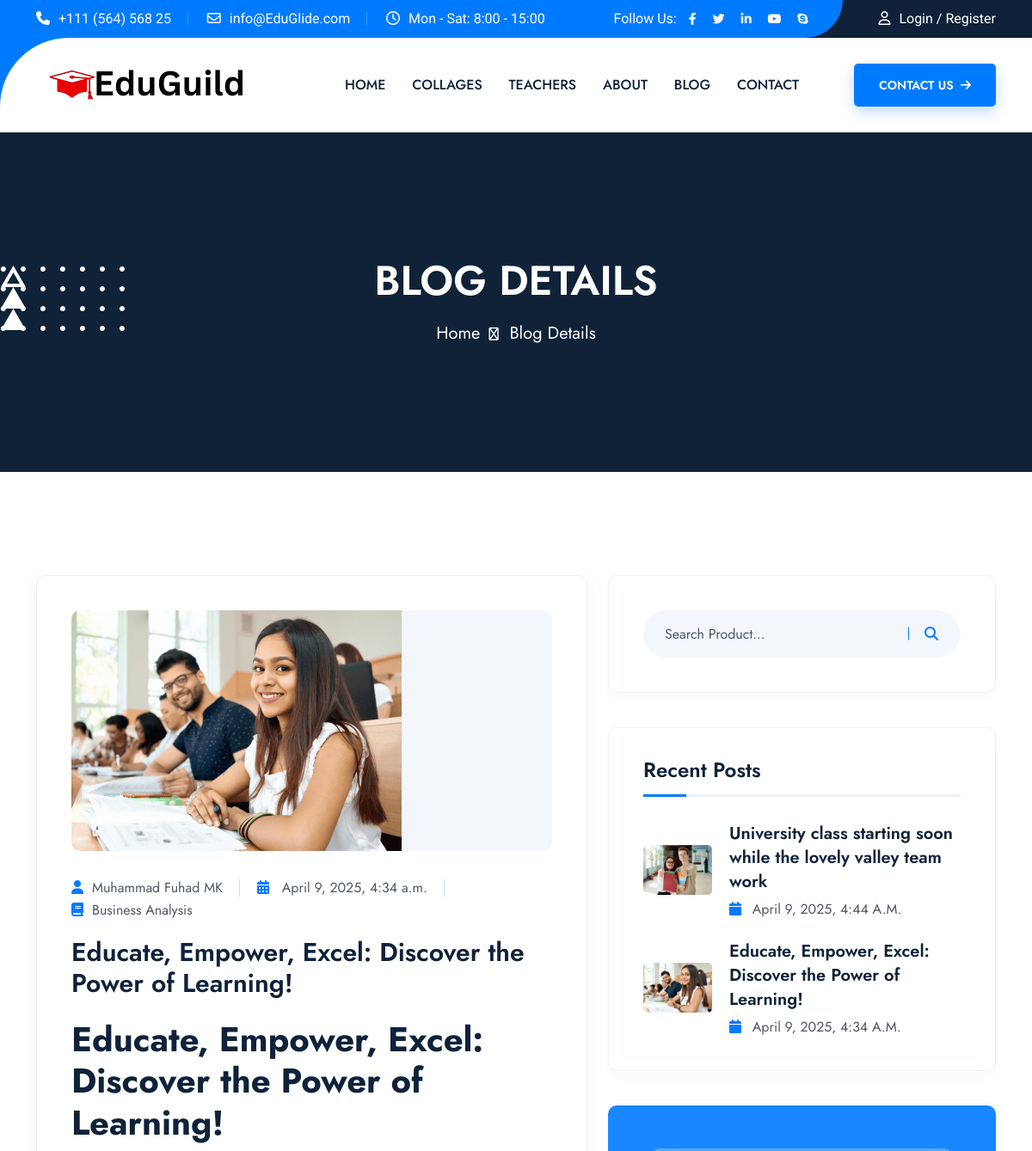
The page /blog/educate-empower-excel-discover-the-power-of-learning/ (upper part) on the database as committed earlier.
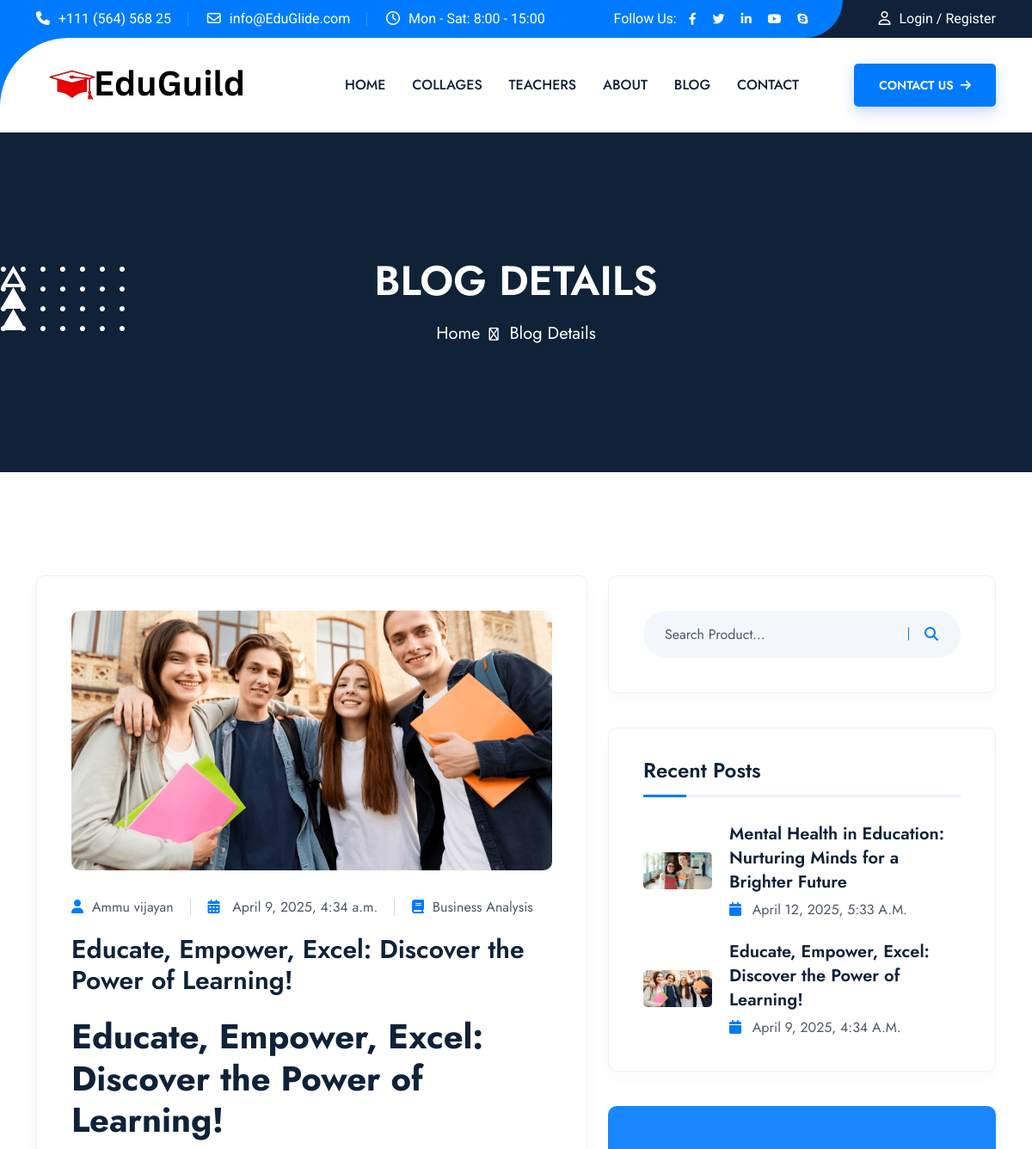
The same page on the database as committed later.
### collages/models.py (models this page shows, shortened)
class Blog(models.Model):
    author = models.CharField(max_length=100, help_text="Author of the blog post")
    title = models.CharField(max_length=200)
    slug = models.SlugField(max_length=200, unique=True, help_text="Unique URL-friendly identifier for the blog post")
    content = CKEditor5Field(config_name='extends')
    image = models.ImageField(upload_to='blogs/', blank=True, null=True)
    created_at = models.DateTimeField(auto_now_add=True)
    updated_at = models.DateTimeField(auto_now=True)
    class Meta:
        ordering = ['-created_at']
        verbose_name = 'Blog Post'
        verbose_name_plural = 'Blog Posts'

### admission_app/views.py (the view)
# urls.py: path('blog/<slug:slug>/', BlogDetailsView.as_view(), name='blog_detail'),
class BlogDetailsView(TemplateView):
    template_name = 'blog-details.html'
    context_object_name = 'blog'
    def get_context_data(self, **kwargs):
        context = super().get_context_data(**kwargs)
        slug = self.kwargs.get("slug")
        blog = get_object_or_404(Blog, slug=slug)
        context[self.context_object_name] = blog
        context['blogs'] = Blog.objects.all()  # Get all blogs for sidebar or related posts
        context['page_title'] = "Blog Details"
        return context

### templates/blog-details.html (shortened to what the changed rows need)
<!doctype html>
{% load static %}
<html class="no-js" lang="zxx">
<head>
    <link rel="stylesheet" href="https://cdnjs.cloudflare.com/ajax/libs/font-awesome/6.4.0/css/all.min.css">
    <link rel="stylesheet" href="{% static 'assets/css/app.min.css' %}">
    <link rel="stylesheet" href="{% static 'assets/css/style.css' %}">
</head>
<body>
    <div class="breadcumb-wrapper" data-bg-src="{% static 'assets/img/bg/breadcumb-bg.jpg' %}" data-overlay="title"
        data-opacity="8">
        <div class="container">
            <div class="breadcumb-content text-center">
                <h1 class="breadcumb-title">Blog Details</h1>
            </div>
        </div>
    </div>
    <section class="th-blog-wrapper blog-details space-top space-extra2-bottom">
        <div class="container">
            <div class="row gx-30">
                <div class="col-xxl-8 col-lg-7">
                    <div class="th-blog blog-single">
                        <div class="blog-img"><img src="{{ blog.image.url }}" alt="Blog Image">
                        </div>
                        <div class="blog-content">
                            <div class="blog-meta"><a class="author" href="{% url 'blog'  %}"><i
                                        class="fas fa-user"></i>{{ blog.author }}</a> <a href="{% url 'blog' %}"><i
                                        class="fas fa-light fa-calendar-days"></i>
                                    {{ blog.created_at }}</a> <a href="{% url 'blog_detail' blog.slug %}"><i
                                        class="fas fa-light fa-book"></i>Business
                                    Analysis</a></div>
                            <h2 class="blog-title">{{ blog.title }}</h2>
                            <p class="text">{{ blog.content|safe }}</p>
                        </div>
                    </div>
                </div>
                <div class="col-xxl-4 col-lg-5">
                    <aside class="sidebar-area">
                        <div class="widget">
                            <div class="recent-post-wrap">
                                {% for post in blogs %}
                                <div class="recent-post">
                                    <div class="media-img"><a href="{% url 'blog_detail' post.slug %}"><img
                                                src="{{ post.image.url}}" alt="Blog Image"></a></div>
                                    <div class="media-body">
                                        <h4 class="post-title"><a class="text-inherit" href="{% url 'blog_detail' post.slug %}">{{ post.title }}</a></h4>
                                        <div class="recent-post-meta"><a href="{% url 'blog' %}">
                                            <i class="fas fa-calendar"></i> {{ post.created_at }}</a></div>
                                    </div>
                                </div>
                                {% endfor %}
                            </div>
                        </div>
                    </aside>
                </div>
            </div>
        </div>
    </section>
</body>
</html>

Rows that differ between the two databases and show on the page:
removed Blog: image (picture), title "University class starting soon while the lovely valley team work", created_at "April 9, 2025, 4:44 A.m."
changed Blog "Educate, Empower, Excel: Discover the Power of Learning!": image: a different picture; author "Muhammad Fuhad MK" → "Ammu vijayan"
added Blog: image (picture), title "Mental Health in Education: Nurturing Minds for a Brighter Future", created_at "April 12, 2025, 5:33 A.m."
